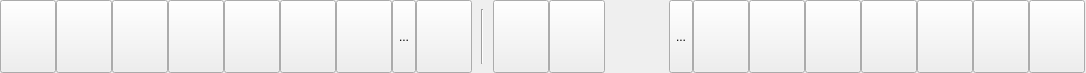
<?xml version="1.0" encoding="UTF-8"?>
<ui version="4.0">
 <class>LiveviewBottomBar</class>
 <widget class="QWidget" name="LiveviewBottomBar">
  <property name="geometry">
   <rect>
    <x>0</x>
    <y>0</y>
    <width>1086</width>
    <height>73</height>
   </rect>
  </property>
  <property name="windowTitle">
   <string>Form</string>
  </property>
  <layout class="QHBoxLayout" name="horizontalLayout_3">
   <property name="spacing">
    <number>0</number>
   </property>
   <property name="leftMargin">
    <number>0</number>
   </property>
   <property name="topMargin">
    <number>0</number>
   </property>
   <property name="rightMargin">
    <number>1</number>
   </property>
   <property name="bottomMargin">
    <number>0</number>
   </property>
   <item>
    <widget class="QWidget" name="widget_left" native="true">
     <property name="sizePolicy">
      <sizepolicy hsizetype="Preferred" vsizetype="Preferred">
       <horstretch>1</horstretch>
       <verstretch>0</verstretch>
      </sizepolicy>
     </property>
     <layout class="QHBoxLayout" name="horizontalLayout_2">
      <property name="spacing">
       <number>0</number>
      </property>
      <property name="leftMargin">
       <number>0</number>
      </property>
      <property name="topMargin">
       <number>0</number>
      </property>
      <property name="rightMargin">
       <number>0</number>
      </property>
      <property name="bottomMargin">
       <number>0</number>
      </property>
      <item>
       <widget class="MyIconToolButton" name="toolButton_layout1">
        <property name="sizePolicy">
         <sizepolicy hsizetype="Fixed" vsizetype="Expanding">
          <horstretch>0</horstretch>
          <verstretch>0</verstretch>
         </sizepolicy>
        </property>
        <property name="text">
         <string/>
        </property>
        <property name="icon">
         <iconset resource="../resource/resource.qrc">
          <normaloff>:/bottombar/bottombar/layout_1.png</normaloff>:/bottombar/bottombar/layout_1.png</iconset>
        </property>
        <property name="iconSize">
         <size>
          <width>48</width>
          <height>48</height>
         </size>
        </property>
       </widget>
      </item>
      <item>
       <widget class="MyIconToolButton" name="toolButton_layout4">
        <property name="sizePolicy">
         <sizepolicy hsizetype="Fixed" vsizetype="Expanding">
          <horstretch>0</horstretch>
          <verstretch>0</verstretch>
         </sizepolicy>
        </property>
        <property name="text">
         <string/>
        </property>
        <property name="icon">
         <iconset resource="../resource/resource.qrc">
          <normaloff>:/bottombar/bottombar/layout_4.png</normaloff>:/bottombar/bottombar/layout_4.png</iconset>
        </property>
        <property name="iconSize">
         <size>
          <width>48</width>
          <height>48</height>
         </size>
        </property>
       </widget>
      </item>
      <item>
       <widget class="MyIconToolButton" name="toolButton_layout9">
        <property name="sizePolicy">
         <sizepolicy hsizetype="Fixed" vsizetype="Expanding">
          <horstretch>0</horstretch>
          <verstretch>0</verstretch>
         </sizepolicy>
        </property>
        <property name="text">
         <string/>
        </property>
        <property name="icon">
         <iconset resource="../resource/resource.qrc">
          <normaloff>:/bottombar/bottombar/layout_9.png</normaloff>:/bottombar/bottombar/layout_9.png</iconset>
        </property>
        <property name="iconSize">
         <size>
          <width>48</width>
          <height>48</height>
         </size>
        </property>
       </widget>
      </item>
      <item>
       <widget class="MyIconToolButton" name="toolButton_layout12">
        <property name="sizePolicy">
         <sizepolicy hsizetype="Fixed" vsizetype="Expanding">
          <horstretch>0</horstretch>
          <verstretch>0</verstretch>
         </sizepolicy>
        </property>
        <property name="text">
         <string/>
        </property>
        <property name="icon">
         <iconset resource="../resource/resource.qrc">
          <normaloff>:/bottombar/bottombar/layout_12.png</normaloff>:/bottombar/bottombar/layout_12.png</iconset>
        </property>
        <property name="iconSize">
         <size>
          <width>48</width>
          <height>48</height>
         </size>
        </property>
       </widget>
      </item>
      <item>
       <widget class="MyIconToolButton" name="toolButton_layout16">
        <property name="sizePolicy">
         <sizepolicy hsizetype="Fixed" vsizetype="Expanding">
          <horstretch>0</horstretch>
          <verstretch>0</verstretch>
         </sizepolicy>
        </property>
        <property name="text">
         <string/>
        </property>
        <property name="icon">
         <iconset resource="../resource/resource.qrc">
          <normaloff>:/bottombar/bottombar/layout_16.png</normaloff>:/bottombar/bottombar/layout_16.png</iconset>
        </property>
        <property name="iconSize">
         <size>
          <width>48</width>
          <height>48</height>
         </size>
        </property>
       </widget>
      </item>
      <item>
       <widget class="MyIconToolButton" name="toolButton_layout25">
        <property name="sizePolicy">
         <sizepolicy hsizetype="Fixed" vsizetype="Expanding">
          <horstretch>0</horstretch>
          <verstretch>0</verstretch>
         </sizepolicy>
        </property>
        <property name="text">
         <string/>
        </property>
        <property name="icon">
         <iconset resource="../resource/resource.qrc">
          <normaloff>:/bottombar/bottombar/layout_25.png</normaloff>:/bottombar/bottombar/layout_25.png</iconset>
        </property>
        <property name="iconSize">
         <size>
          <width>48</width>
          <height>48</height>
         </size>
        </property>
       </widget>
      </item>
      <item>
       <widget class="MyIconToolButton" name="toolButton_layout32">
        <property name="sizePolicy">
         <sizepolicy hsizetype="Fixed" vsizetype="Expanding">
          <horstretch>0</horstretch>
          <verstretch>0</verstretch>
         </sizepolicy>
        </property>
        <property name="text">
         <string/>
        </property>
        <property name="icon">
         <iconset resource="../resource/resource.qrc">
          <normaloff>:/bottombar/bottombar/layout_32.png</normaloff>:/bottombar/bottombar/layout_32.png</iconset>
        </property>
        <property name="iconSize">
         <size>
          <width>48</width>
          <height>48</height>
         </size>
        </property>
       </widget>
      </item>
      <item>
       <widget class="MyIconToolButton" name="toolButton_layout64">
        <property name="sizePolicy">
         <sizepolicy hsizetype="Fixed" vsizetype="Expanding">
          <horstretch>0</horstretch>
          <verstretch>0</verstretch>
         </sizepolicy>
        </property>
        <property name="text">
         <string>...</string>
        </property>
        <property name="icon">
         <iconset>
          <normaloff>:/layout/layout/layout64_w.png</normaloff>:/layout/layout/layout64_w.png</iconset>
        </property>
        <property name="iconSize">
         <size>
          <width>48</width>
          <height>48</height>
         </size>
        </property>
       </widget>
      </item>
      <item>
       <widget class="MyToolButton" name="toolButton_irregularLayout">
        <property name="sizePolicy">
         <sizepolicy hsizetype="Fixed" vsizetype="Expanding">
          <horstretch>0</horstretch>
          <verstretch>0</verstretch>
         </sizepolicy>
        </property>
        <property name="text">
         <string/>
        </property>
        <property name="icon">
         <iconset resource="../resource/resource.qrc">
          <normaloff>:/bottombar/bottombar/arrow.png</normaloff>:/bottombar/bottombar/arrow.png</iconset>
        </property>
        <property name="iconSize">
         <size>
          <width>48</width>
          <height>48</height>
         </size>
        </property>
       </widget>
      </item>
      <item>
       <layout class="QHBoxLayout" name="horizontalLayout_6">
        <property name="leftMargin">
         <number>9</number>
        </property>
        <property name="topMargin">
         <number>9</number>
        </property>
        <property name="rightMargin">
         <number>9</number>
        </property>
        <property name="bottomMargin">
         <number>9</number>
        </property>
        <item>
         <widget class="Line" name="line">
          <property name="orientation">
           <enum>Qt::Vertical</enum>
          </property>
         </widget>
        </item>
       </layout>
      </item>
      <item>
       <widget class="MyIconToolButton" name="toolButton_target">
        <property name="sizePolicy">
         <sizepolicy hsizetype="Fixed" vsizetype="Expanding">
          <horstretch>0</horstretch>
          <verstretch>0</verstretch>
         </sizepolicy>
        </property>
        <property name="text">
         <string/>
        </property>
        <property name="icon">
         <iconset resource="../resource/resource.qrc">
          <normaloff>:/bottombar/bottombar/targetmode.png</normaloff>:/bottombar/bottombar/targetmode.png</iconset>
        </property>
        <property name="iconSize">
         <size>
          <width>48</width>
          <height>48</height>
         </size>
        </property>
       </widget>
      </item>
      <item>
       <widget class="MyIconToolButton" name="toolButtonOccupancy">
        <property name="sizePolicy">
         <sizepolicy hsizetype="Fixed" vsizetype="Expanding">
          <horstretch>0</horstretch>
          <verstretch>0</verstretch>
         </sizepolicy>
        </property>
        <property name="text">
         <string/>
        </property>
        <property name="icon">
         <iconset resource="../resource/resource.qrc">
          <normaloff>:/liveview_occupancy/liveview_occupancy/occupancy.png</normaloff>:/liveview_occupancy/liveview_occupancy/occupancy.png</iconset>
        </property>
        <property name="iconSize">
         <size>
          <width>48</width>
          <height>48</height>
         </size>
        </property>
       </widget>
      </item>
      <item>
       <spacer name="horizontalSpacer">
        <property name="orientation">
         <enum>Qt::Horizontal</enum>
        </property>
        <property name="sizeHint" stdset="0">
         <size>
          <width>74</width>
          <height>20</height>
         </size>
        </property>
       </spacer>
      </item>
     </layout>
    </widget>
   </item>
   <item>
    <widget class="QWidget" name="widget_right" native="true">
     <property name="sizePolicy">
      <sizepolicy hsizetype="Preferred" vsizetype="Preferred">
       <horstretch>1</horstretch>
       <verstretch>0</verstretch>
      </sizepolicy>
     </property>
     <layout class="QHBoxLayout" name="horizontalLayout">
      <property name="spacing">
       <number>0</number>
      </property>
      <property name="leftMargin">
       <number>0</number>
      </property>
      <property name="topMargin">
       <number>0</number>
      </property>
      <property name="rightMargin">
       <number>0</number>
      </property>
      <property name="bottomMargin">
       <number>0</number>
      </property>
      <item>
       <spacer name="horizontalSpacer_2">
        <property name="orientation">
         <enum>Qt::Horizontal</enum>
        </property>
        <property name="sizeHint" stdset="0">
         <size>
          <width>71</width>
          <height>17</height>
         </size>
        </property>
       </spacer>
      </item>
      <item>
       <widget class="MyToolButton" name="toolButtonOnlineUpgrade">
        <property name="sizePolicy">
         <sizepolicy hsizetype="Fixed" vsizetype="Expanding">
          <horstretch>0</horstretch>
          <verstretch>0</verstretch>
         </sizepolicy>
        </property>
        <property name="text">
         <string>...</string>
        </property>
        <property name="icon">
         <iconset resource="../resource/resource.qrc">
          <normaloff>:/bottombar/bottombar/checkUpgrade.png</normaloff>:/bottombar/bottombar/checkUpgrade.png</iconset>
        </property>
        <property name="iconSize">
         <size>
          <width>48</width>
          <height>48</height>
         </size>
        </property>
       </widget>
      </item>
      <item>
       <widget class="MyFlashButton" name="toolButton_event">
        <property name="sizePolicy">
         <sizepolicy hsizetype="Fixed" vsizetype="Expanding">
          <horstretch>0</horstretch>
          <verstretch>0</verstretch>
         </sizepolicy>
        </property>
        <property name="text">
         <string/>
        </property>
        <property name="icon">
         <iconset resource="../resource/resource.qrc">
          <normaloff>:/bottombar/bottombar/event.png</normaloff>:/bottombar/bottombar/event.png</iconset>
        </property>
        <property name="iconSize">
         <size>
          <width>48</width>
          <height>48</height>
         </size>
        </property>
       </widget>
      </item>
      <item>
       <widget class="MyToolButton" name="toolButton_startRecord">
        <property name="sizePolicy">
         <sizepolicy hsizetype="Fixed" vsizetype="Expanding">
          <horstretch>0</horstretch>
          <verstretch>0</verstretch>
         </sizepolicy>
        </property>
        <property name="text">
         <string/>
        </property>
        <property name="icon">
         <iconset resource="../resource/resource.qrc">
          <normaloff>:/bottombar/bottombar/recordOn.png</normaloff>:/bottombar/bottombar/recordOn.png</iconset>
        </property>
        <property name="iconSize">
         <size>
          <width>48</width>
          <height>48</height>
         </size>
        </property>
       </widget>
      </item>
      <item>
       <widget class="MyToolButton" name="toolButton_stopRecord">
        <property name="sizePolicy">
         <sizepolicy hsizetype="Fixed" vsizetype="Expanding">
          <horstretch>0</horstretch>
          <verstretch>0</verstretch>
         </sizepolicy>
        </property>
        <property name="text">
         <string/>
        </property>
        <property name="icon">
         <iconset resource="../resource/resource.qrc">
          <normaloff>:/bottombar/bottombar/recordOff.png</normaloff>:/bottombar/bottombar/recordOff.png</iconset>
        </property>
        <property name="iconSize">
         <size>
          <width>48</width>
          <height>48</height>
         </size>
        </property>
       </widget>
      </item>
      <item>
       <widget class="MyToolButton" name="toolButton_scaleMode">
        <property name="sizePolicy">
         <sizepolicy hsizetype="Fixed" vsizetype="Expanding">
          <horstretch>0</horstretch>
          <verstretch>0</verstretch>
         </sizepolicy>
        </property>
        <property name="text">
         <string/>
        </property>
        <property name="icon">
         <iconset resource="../resource/resource.qrc">
          <normaloff>:/bottombar/bottombar/original.png</normaloff>:/bottombar/bottombar/original.png</iconset>
        </property>
        <property name="iconSize">
         <size>
          <width>48</width>
          <height>48</height>
         </size>
        </property>
       </widget>
      </item>
      <item>
       <widget class="MyToolButton" name="toolButton_display">
        <property name="sizePolicy">
         <sizepolicy hsizetype="Fixed" vsizetype="Expanding">
          <horstretch>0</horstretch>
          <verstretch>0</verstretch>
         </sizepolicy>
        </property>
        <property name="text">
         <string/>
        </property>
        <property name="icon">
         <iconset resource="../resource/resource.qrc">
          <normaloff>:/bottombar/bottombar/displaysetting.png</normaloff>:/bottombar/bottombar/displaysetting.png</iconset>
        </property>
        <property name="iconSize">
         <size>
          <width>48</width>
          <height>48</height>
         </size>
        </property>
       </widget>
      </item>
      <item>
       <widget class="MyToolButton" name="toolButton_disturb">
        <property name="sizePolicy">
         <sizepolicy hsizetype="Fixed" vsizetype="Expanding">
          <horstretch>0</horstretch>
          <verstretch>0</verstretch>
         </sizepolicy>
        </property>
        <property name="styleSheet">
         <string notr="true">QToolButton
{
}
QToolButton:disabled
{
	background-color: #bebebe;
}</string>
        </property>
        <property name="text">
         <string/>
        </property>
        <property name="icon">
         <iconset resource="../resource/resource.qrc">
          <normaloff>:/bottombar/bottombar/disturbing.png</normaloff>:/bottombar/bottombar/disturbing.png</iconset>
        </property>
        <property name="iconSize">
         <size>
          <width>48</width>
          <height>48</height>
         </size>
        </property>
       </widget>
      </item>
      <item>
       <widget class="MyToolButton" name="toolButton_sequence">
        <property name="sizePolicy">
         <sizepolicy hsizetype="Fixed" vsizetype="Expanding">
          <horstretch>0</horstretch>
          <verstretch>0</verstretch>
         </sizepolicy>
        </property>
        <property name="text">
         <string/>
        </property>
        <property name="icon">
         <iconset resource="../resource/resource.qrc">
          <normaloff>:/bottombar/bottombar/sequence.png</normaloff>:/bottombar/bottombar/sequence.png</iconset>
        </property>
        <property name="iconSize">
         <size>
          <width>48</width>
          <height>48</height>
         </size>
        </property>
       </widget>
      </item>
     </layout>
    </widget>
   </item>
  </layout>
 </widget>
 <customwidgets>
  <customwidget>
   <class>MyToolButton</class>
   <extends>QToolButton</extends>
   <header>mytoolbutton.h</header>
  </customwidget>
  <customwidget>
   <class>MyIconToolButton</class>
   <extends>QToolButton</extends>
   <header>myicontoolbutton.h</header>
  </customwidget>
  <customwidget>
   <class>MyFlashButton</class>
   <extends>QToolButton</extends>
   <header>myflashbutton.h</header>
  </customwidget>
 </customwidgets>
 <resources>
  <include location="../resource/resource.qrc"/>
 </resources>
 <connections/>
</ui>
